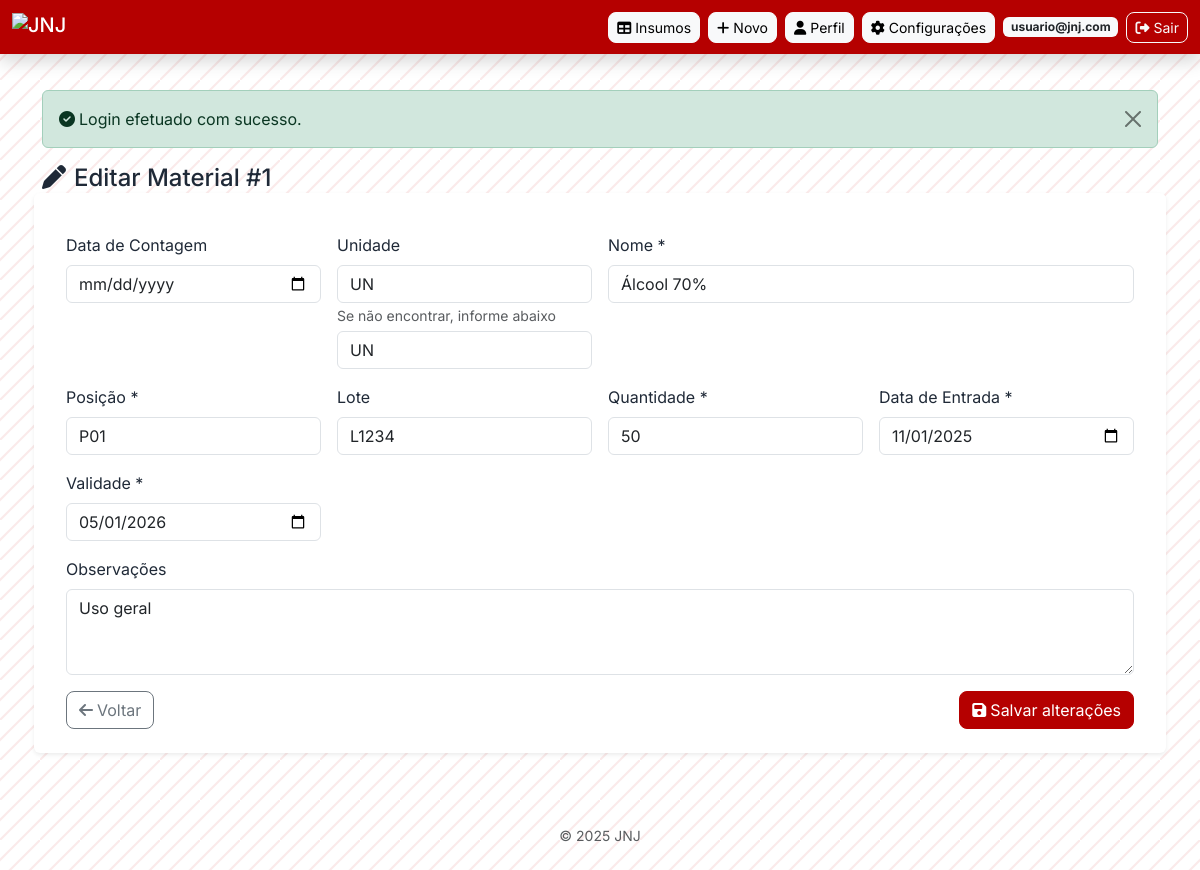
Page /editar.php?id=1 (signed in) on the committed database.
### tables this page shows
CREATE TABLE `usuarios` (
  `id` INT AUTO_INCREMENT PRIMARY KEY,
  `nome` VARCHAR(150) NOT NULL,
  `email` VARCHAR(150) NOT NULL UNIQUE,
  `senha_hash` VARCHAR(255) NOT NULL,
  `avatar` VARCHAR(255) NULL,
  `criado_em` DATETIME DEFAULT CURRENT_TIMESTAMP,
  INDEX `idx_email` (`email`)
);

CREATE TABLE `insumos_jnj` (
  `id` INT AUTO_INCREMENT PRIMARY KEY,
  `data_contagem` DATE NULL,
  `unidade` VARCHAR(30) DEFAULT 'UN',
  `nome` VARCHAR(150) NOT NULL,
  `posicao` VARCHAR(20) NOT NULL,
  `lote` VARCHAR(100) NULL,
  `quantidade` INT NOT NULL DEFAULT 0,
  `data_entrada` DATE NOT NULL,
  `validade` DATE NOT NULL,
  `observacoes` TEXT,
  INDEX `idx_validade` (`validade`),
  INDEX `idx_posicao` (`posicao`)
);

### settings.php (called while the page is built, shortened)
<?php
require_once __DIR__ . '/db.php';
function getSetting(string $key, $default = null) {
    try {
        $pdo = getPDO();
        $stmt = $pdo->prepare('SELECT valor FROM configuracoes WHERE chave = ?');
        $stmt->execute([$key]);
        $row = $stmt->fetch();
        if ($row) {
            return $row['valor'];
        }
    } catch (Throwable $e) {
    }
    return $default;
}

### db.php (called while the page is built, shortened)
<?php
function flash(string $key, ?string $message = null) {
    if ($message === null) {
        if (!empty($_SESSION['flash'][$key])) {
            $msg = $_SESSION['flash'][$key];
            return $msg;
        }
        return null;
    }
}
function h(string $value): string { return htmlspecialchars($value, ENT_QUOTES, 'UTF-8'); }
?>

### auth.php (called while the page is built, shortened)
<?php
require_once __DIR__ . '/db.php';
function currentUser(): ?array {
    if (!empty($_SESSION['usuario_id'])) {
        try {
            $pdo = getPDO();
            $stmt = $pdo->prepare('SELECT id,nome,email,avatar FROM usuarios WHERE id = ? LIMIT 1');
            $stmt->execute([$_SESSION['usuario_id']]);
            $user = $stmt->fetch();
            if ($user) return $user;
        } catch (Exception $e) {
            return [
                'id' => $_SESSION['usuario_id'],
                'email' => $_SESSION['usuario_email'],
                'nome' => $_SESSION['usuario_nome'],
            ];
        }
    }
    return null;
}
?>

### editar.php (the view, shortened to what this page needs)
<?php
require_once __DIR__ . '/db.php';
require_once __DIR__ . '/auth.php';
$pdo = getPDO();
$id = (int)($_GET['id'] ?? 0);
$stmt = $pdo->prepare('SELECT * FROM insumos_jnj WHERE id = ?');
$stmt->execute([$id]);
$item = $stmt->fetch();
include __DIR__ . '/includes/header.php';
?>
<h2 class="h4 mb-3"><i class="fa fa-pen me-2"></i>Editar Material #<?= h($item['id']) ?></h2>
<form method="post" class="row g-3 shadow-sm bg-white p-4 rounded">
  <div class="col-md-3">
    <label class="form-label">Data de Contagem</label>
    <input type="date" name="data_contagem" class="form-control" value="<?= h($item['data_contagem'] ?? ($_POST['data_contagem'] ?? '')) ?>">
  </div>
  <div class="col-md-3">
    <label class="form-label">Unidade</label>
    <select name="unidade" class="form-control">
      <?php $opts = ['UN','BX','CENT','KG','MILH','PAC','ROLO']; foreach ($opts as $op): $sel = '';
        if (isset($_POST['unidade'])) { $sel = $_POST['unidade']===$op ? 'selected' : ''; }
        else { $sel = (isset($item['unidade']) && $item['unidade']===$op) ? 'selected' : ''; }
      ?>
        <option value="<?= h($op) ?>" <?= $sel ?>><?= h($op) ?></option>
      <?php endforeach; ?>
    </select>
    <small class="text-muted">Se não encontrar, informe abaixo</small>
    <input type="text" name="unidade_custom" class="form-control mt-1" placeholder="Outra unidade (ex: CAIXA)" value="<?= h($_POST['unidade_custom'] ?? ($item['unidade'] ?? '')) ?>">
  </div>
  <div class="col-md-6">
    <label class="form-label">Nome *</label>
    <input type="text" name="nome" class="form-control" required value="<?= h($item['nome']) ?>">
  </div>
  <div class="col-md-3">
    <label class="form-label">Posição *</label>
    <input type="text" name="posicao" class="form-control" required value="<?= h($item['posicao']) ?>">
  </div>
  <div class="col-md-3">
    <label class="form-label">Lote</label>
    <input type="text" name="lote" class="form-control" value="<?= h($item['lote'] ?? '') ?>">
  </div>
  <div class="col-md-3">
    <label class="form-label">Quantidade *</label>
    <input type="number" name="quantidade" min="0" class="form-control" required value="<?= h($item['quantidade']) ?>">
  </div>
  <div class="col-md-3">
    <label class="form-label">Data de Entrada *</label>
    <input type="date" name="data_entrada" class="form-control" required value="<?= h($item['data_entrada']) ?>">
  </div>
  <div class="col-md-3">
    <label class="form-label">Validade *</label>
    <input type="date" name="validade" class="form-control" required value="<?= h($item['validade']) ?>">
  </div>
  <div class="col-12">
    <label class="form-label">Observações</label>
    <textarea name="observacoes" rows="3" class="form-control"><?= h($item['observacoes']) ?></textarea>
  </div>
  <div class="col-12 d-flex justify-content-between align-items-center">
    <a href="index.php" class="btn btn-outline-secondary btn-rounded"><i class="fa fa-arrow-left me-1"></i>Voltar</a>
    <button class="btn btn-primary btn-rounded" type="submit"><i class="fa fa-save me-1"></i>Salvar alterações</button>
  </div>
</form>
<?php include __DIR__ . '/includes/footer.php'; ?>

### includes/header.php (shortened to what this page needs)
<?php
require_once __DIR__ . '/../auth.php';
require_once __DIR__ . '/../settings.php';
$user = currentUser();
$temaAtual = getSetting('tema_padrao', $_SESSION['tema_jnj'] ?? 'claro');
$logoPath = getSetting('logo_path', '');
$logoUrlSetting = getSetting('logo_url', '');
$docRoot = rtrim(str_replace('\\','/', realpath($_SERVER['DOCUMENT_ROOT'])), '/');
$projectDir = str_replace('\\','/', realpath(__DIR__ . '/..'));
$projectBase = '';
if (strpos($projectDir, $docRoot) === 0) {
  $projectBase = substr($projectDir, strlen($docRoot));
  $projectBase = '/' . trim($projectBase, '/');
}
$logoUrl = '';
if (!empty($logoPath)) {
  $logoUrl = $projectBase . '/' . ltrim($logoPath, '/');
} elseif (!empty($logoUrlSetting)) {
  $logoUrl = $logoUrlSetting;
} else {
  $logoUrl = $projectBase . '/assets/logo.svg';
}
?>
<!DOCTYPE html>
<html lang="pt-br">
<head>
    <link href="https://cdn.jsdelivr.net/npm/bootstrap@5.3.3/dist/css/bootstrap.min.css" rel="stylesheet">
    <link rel="stylesheet" href="https://cdn.datatables.net/1.13.4/css/jquery.dataTables.min.css" />
    <link rel="stylesheet" href="style.css" />
    <link rel="stylesheet" href="https://cdnjs.cloudflare.com/ajax/libs/font-awesome/6.5.0/css/all.min.css" />
</head>
<body class="<?= $temaAtual === 'escuro' ? 'theme-dark' : '' ?>">
<header class="navbar navbar-dark fixed-top shadow" style="background: var(--color-primary) !important;">
  <div class="container-fluid">
    <span class="navbar-brand mb-0 h1 d-flex align-items-center">
      <img src="<?= h($logoUrl) ?>" alt="JNJ" class="site-logo" />
    </span>
    <nav class="d-flex gap-2">
      <?php if ($user): ?>
        <a class="btn btn-sm btn-light" href="index.php"><i class="fa-solid fa-table me-1"></i>Insumos</a>
        <a class="btn btn-sm btn-light" href="cadastrar.php"><i class="fa-solid fa-plus me-1"></i>Novo</a>
        <a class="btn btn-sm btn-light" href="perfil.php"><i class="fa-solid fa-user me-1"></i>Perfil</a>
        <a class="btn btn-sm btn-light" href="configuracoes.php"><i class="fa-solid fa-gear me-1"></i>Configurações</a>
        <?php if (!empty($user['avatar'])): ?>
          <a href="perfil.php" class="d-inline-block"><img src="assets/uploads/<?= h($user['avatar']) ?>" alt="avatar" style="height:30px;width:30px;border-radius:6px;object-fit:cover;margin-right:6px;" /></a>
        <?php else: ?>
          <a href="perfil.php" class="badge bg-light text-dark align-self-center text-decoration-none"><?= h($user['email']) ?></a>
        <?php endif; ?>
        <a class="btn btn-sm btn-outline-light" href="logout.php"><i class="fa-solid fa-right-from-bracket me-1"></i>Sair</a>
      <?php else: ?>
        <a class="btn btn-sm btn-light" href="login.php"><i class="fa-solid fa-right-to-bracket me-1"></i>Login</a>
        <a class="btn btn-sm btn-outline-light" href="create-account.php"><i class="fa-solid fa-user-plus me-1"></i>Registrar</a>
      <?php endif; ?>
    </nav>
  </div>
</header>
<main class="container" style="padding-top:90px;">
  <?php if ($m = flash('success')): ?>
    <div class="alert alert-success alert-dismissible fade show" role="alert">
      <i class="fa fa-check-circle me-1"></i><?= h($m) ?>
      <button type="button" class="btn-close" data-bs-dismiss="alert" aria-label="Close"></button>
    </div>
  <?php endif; ?>

### style.css (style rules this page uses)
:root { --color-primary: #b50000; --color-primary-contrast: #fff; --color-bg: #f5f7fb; --color-surface: #ffffff; --color-text: #1f2937; --color-muted: #6b7280; --radius: 8px; }
html,body { height:100%; }
body { background: var(--color-bg) url('assets/bg-pattern.svg') repeat; background-size:200px 200px; color:var(--color-text); font-family: 'Inter', system-ui, -apple-system, "Segoe UI", Roboto, "Helvetica Neue", Arial; }
.btn-rounded { border-radius:var(--radius); }
.site-logo { height:28px; width:auto; vertical-align:middle; }
.btn { border-radius: var(--radius); transition: all .15s ease; }
.btn-primary { background: var(--color-primary); border-color: var(--color-primary); color: var(--color-primary-contrast); }
.btn-outline-secondary { border-radius: var(--radius); }
.form-select, input, textarea { border-radius:6px; }
.mb-3 { position: relative; }

### rows in the picture
usuarios: email "usuario@jnj.com"
insumos_jnj: id "1", unidade_custom "UN", nome "Álcool 70%", posicao "P01", lote "L1234", quantidade "50", data_entrada "11/01/2025", validade "05/01/2026", observacoes "Uso geral"

### other values in the picture
$m "Login efetuado com sucesso."
form field unidade "UN"
